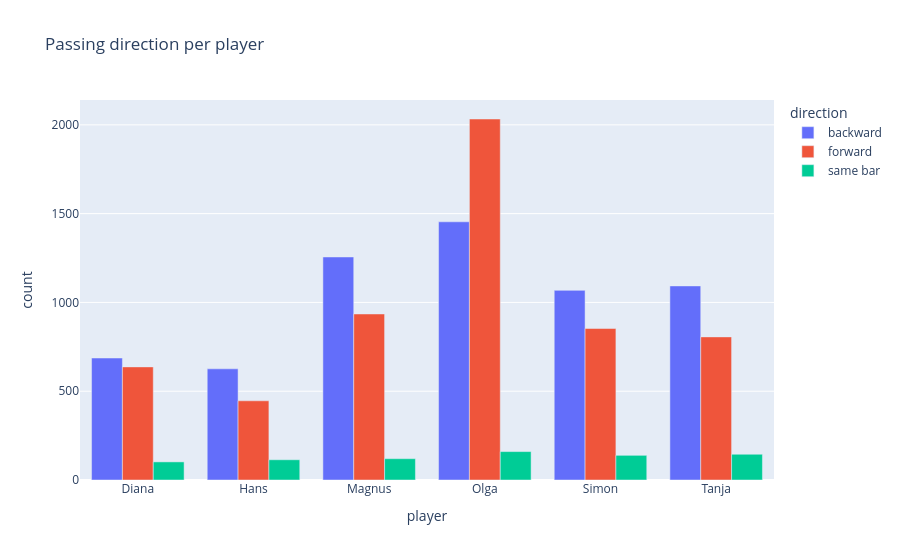

Notebook code cell kept with this figure:
### Code cell
bar_order = {'Goal': 1, 'Defense': 2, 'Middle': 3, 'Attack': 4}
passing['direction'] = passing.apply(
    lambda r: 'forward' if bar_order[r['to_bar']] > bar_order[r['from_bar']]
    else ('backward' if bar_order[r['to_bar']] < bar_order[r['from_bar']] else 'same bar'), axis=1)

direction_counts = passing.groupby(['player', 'direction']).size().reset_index(name='count')

fig = px.bar(direction_counts, x='player', y='count', color='direction', barmode='group',
             title='Passing direction per player')
fig.show()

### Figure 1 — Plotly figure (JSON) as saved in the notebook; plotly's stock layout.template omitted (floating-point values rounded to 4 significant figures)
{"data": [{"alignmentgroup": "True", "hovertemplate": "direction=backward<br>player=%{x}<br>count=%{y}<extra></extra>", "legendgroup": "backward", "marker": {"color": "#636efa", "pattern": {"shape": ""}}, "name": "backward", "offsetgroup": "backward", "orientation": "v", "showlegend": true, "textposition": "auto", "type": "bar", "x": ["Diana", "Hans", "Magnus", "Olga", "Simon", "Tanja"], "xaxis": "x", "y": [687, 626, 1256, 1454, 1068, 1093], "yaxis": "y"}, {"alignmentgroup": "True", "hovertemplate": "direction=forward<br>player=%{x}<br>count=%{y}<extra></extra>", "legendgroup": "forward", "marker": {"color": "#EF553B", "pattern": {"shape": ""}}, "name": "forward", "offsetgroup": "forward", "orientation": "v", "showlegend": true, "textposition": "auto", "type": "bar", "x": ["Diana", "Hans", "Magnus", "Olga", "Simon", "Tanja"], "xaxis": "x", "y": [637, 446, 935, 2033, 853, 806], "yaxis": "y"}, {"alignmentgroup": "True", "hovertemplate": "direction=same bar<br>player=%{x}<br>count=%{y}<extra></extra>", "legendgroup": "same bar", "marker": {"color": "#00cc96", "pattern": {"shape": ""}}, "name": "same bar", "offsetgroup": "same bar", "orientation": "v", "showlegend": true, "textposition": "auto", "type": "bar", "x": ["Diana", "Hans", "Magnus", "Olga", "Simon", "Tanja"], "xaxis": "x", "y": [102, 114, 120, 160, 139, 145], "yaxis": "y"}], "layout": {"barmode": "group", "legend": {"title": {"text": "direction"}, "tracegroupgap": 0}, "title": {"text": "Passing direction per player"}, "xaxis": {"anchor": "y", "domain": [0, 1], "title": {"text": "player"}}, "yaxis": {"anchor": "x", "domain": [0, 1], "title": {"text": "count"}}}}
